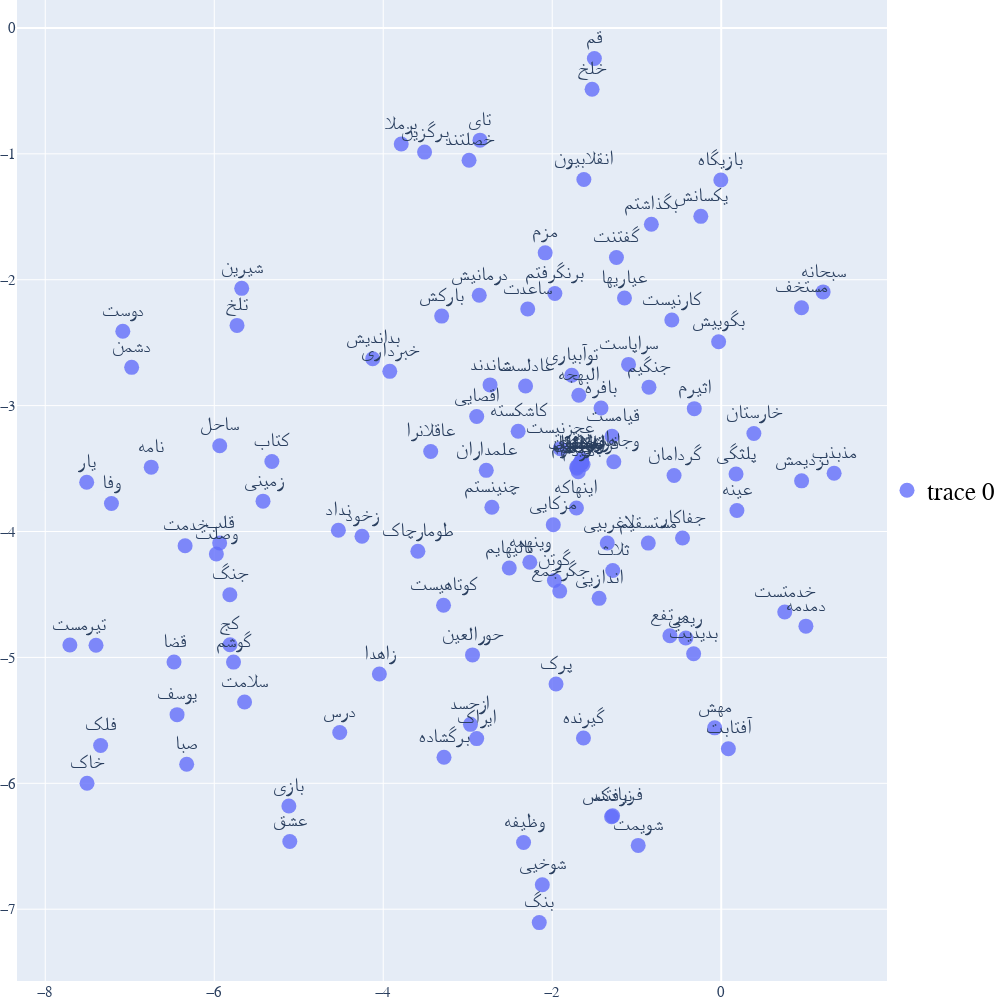

The notebook cell saved with this chart:
### Code cell
plot_figure.show()

### Figure 1 — Plotly figure (JSON) as saved in the notebook; plotly's stock layout.template omitted (floating-point values rounded to 4 significant figures)
{"data": [{"marker": {"color": 2, "opacity": 0.8, "size": 15}, "mode": "markers+text", "text": ["ایراک", "وصلت", "علمداران", "کج", "عاقلانرا", "زخود", "اثیرم", "شوخیی", "پلثگی", "نداد", "سراپاست", "پرک", "اندازیی", "قلب", "اختفینا", "قیامست", "ساحل", "درمانیش", "طفقوا", "خصلتند", "مزکایی", "کوتاهیست", "عینه", "شاندند", "فراموشست", "عجزنیست", "دمدمه", "کودم", "کاشکسته", "یکسانش", "زمینی", "گیرنده", "دلاکه", "عادلست", "نزدیمش", "خارستان", "البهجه", "ازحسد", "آفتابت", "عیاریها", "تای", "مهش", "گوشم", "بازیگرم", "طومارچاک", "اروندقش", "لاغربیی", "بدیدیت", "شویمت", "وینهمه", "خبرداری", "جنگیم", "بنگ", "توآبیاری", "خلخ", "برگزین", "چنینستم", "جفاکار", "مزم", "مستسقیم", "مرتفع", "علفم", "اقصایی", "ریمی", "مذبذب", "ساعدت", "رزوشبش", "بازیگاه", "خدمت", "مستخف", "وظیفه", "قم", "گوتن", "وجاهت", "تلخ", "برگشاده", "ثلاث", "برنگرفتم", "خدمتست", "قلقلنی", "اینهاکه", "برملا", "غیثا", "جگرجمع", "سبحانه", "بگذاشتم", "نالیهایم", "گردامان", "نرفتند", "وحشیانم", "سلامت", "انقلابیون", "بگوییش", "بارکش", "کارنیست", "زاهدا", "حورالعین", "بافره", "گفتنت", "فریادکس", "دوست", "یار", "جنگ", "مست", "عشق", "خاک", "دشمن", "وفا", "فلک", "قضا", "بازی", "کتاب", "یوسف", "شیرین", "درس", "نامه", "صبا", "تیر", "بداندیش"], "textfont": {"size": 20}, "textposition": "top center", "type": "scatter", "x": [-2.894, -5.975, -2.781, -5.814, -3.438, -4.252, -0.3185, -2.117, 0.1755, -4.531, -1.097, -1.955, -1.445, -5.936, -1.655, -1.293, -5.935, -2.864, -1.668, -2.984, -1.987, -3.287, 0.1858, -2.736, -1.635, -1.905, 1.002, -1.692, -2.403, -0.2415, -5.423, -1.63, -1.656, -2.316, 0.9514, 0.3866, -1.686, -2.968, 0.08473, -1.145, -2.855, -0.07742, -5.772, -1.707, -3.59, -1.651, -1.349, -0.3263, -0.9825, -2.265, -3.922, -0.855, -2.154, -1.769, -1.528, -3.511, -2.714, -0.4578, -2.083, -0.8631, -0.6071, -1.709, -2.894, -0.4192, 1.336, -2.29, -1.655, -0.004646, -6.345, 0.9505, -2.339, -1.501, -1.974, -1.271, -5.73, -3.281, -1.284, -1.969, 0.7516, -1.654, -1.713, -3.787, -1.663, -1.911, 1.206, -0.8268, -2.508, -0.558, -1.298, -1.687, -5.641, -1.626, -0.03047, -3.309, -0.5847, -4.046, -2.943, -1.422, -1.24, -1.285, -7.082, -7.51, -5.815, -7.709, -5.106, -7.506, -6.978, -7.217, -7.345, -6.476, -5.117, -5.318, -6.44, -5.675, -4.515, -6.746, -6.326, -7.399, -4.125], "y": [-5.645, -4.178, -3.514, -4.899, -3.364, -4.038, -3.024, -6.806, -3.543, -3.99, -2.673, -5.212, -4.531, -4.091, -3.455, -3.243, -3.319, -2.123, -3.457, -1.05, -3.946, -4.586, -3.833, -2.836, -3.468, -3.342, -4.752, -3.525, -3.203, -1.496, -3.759, -5.64, -3.456, -2.844, -3.598, -3.221, -2.918, -5.532, -5.726, -2.146, -0.8912, -5.559, -5.037, -3.498, -4.156, -3.423, -4.091, -4.971, -6.493, -4.244, -2.728, -2.853, -7.106, -2.759, -0.4871, -0.986, -3.807, -4.052, -1.786, -4.092, -4.828, -3.487, -3.086, -4.846, -3.538, -2.232, -3.45, -1.207, -4.114, -2.223, -6.47, -0.2421, -4.389, -3.445, -2.363, -5.793, -4.309, -2.11, -4.639, -3.455, -3.813, -0.9221, -3.456, -4.473, -2.097, -1.559, -4.29, -3.555, -6.265, -3.47, -5.355, -1.204, -2.493, -2.289, -2.32, -5.132, -4.98, -3.019, -1.824, -6.259, -2.409, -3.609, -4.503, -4.901, -6.462, -6.0, -2.696, -3.778, -5.699, -5.036, -6.18, -3.444, -5.455, -2.068, -5.596, -3.489, -5.849, -4.903, -2.627]}], "layout": {"autosize": false, "font": {"family": " Courier New ", "size": 15}, "height": 1000, "hoverlabel": {"bgcolor": "white", "font": {"family": "Courier New", "size": 20}}, "legend": {"font": {"color": "black", "family": "Courier New", "size": 25}, "x": 1, "y": 0.5}, "margin": {"b": 0, "l": 0, "r": 0, "t": 0}, "showlegend": true, "width": 1000}}
